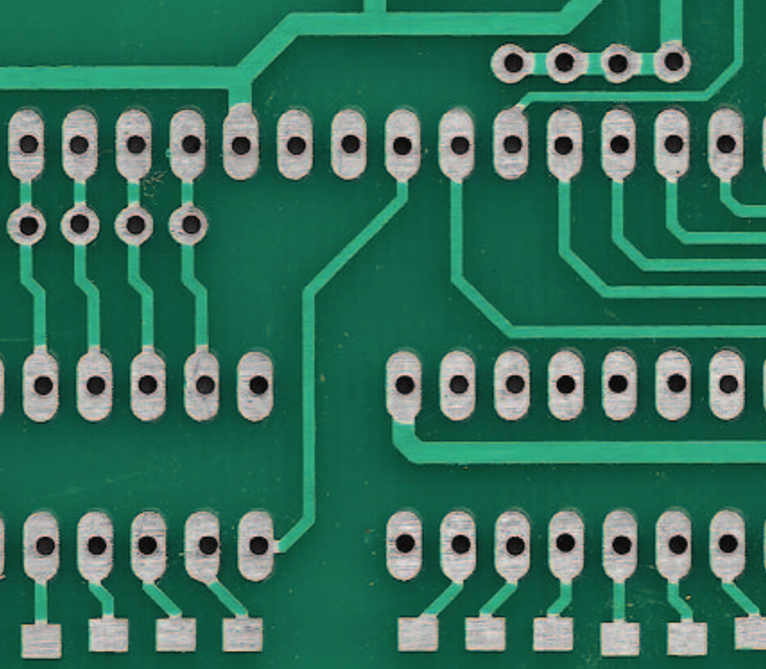
#> input picture Images/PCB1.png, 766 x 669 px
$ jupyter execute --allow-errors 'Defect Detection of PCB.ipynb'   (shell and % lines are left out)   (older library calls are emulated)
#> lines starting #> are read from the running program, lines starting #| are printed output that depends on the picture
[cell 1]
%cd Images

[cell 2]
import cv2
import numpy as np
from sklearn.cluster import KMeans
from matplotlib import pyplot as plt

[cell 3]
# 读取图片和基本数据
src = cv2.imread('PCB1.png')
#> src is the input picture: shape (669, 766, 3); mean B, G, R 91.4, 112.1, 51
dst = cv2.imread('PCB2.png')
src = cv2.cvtColor(src, cv2.COLOR_BGR2RGB)
#> (the rest of this cell did not finish here and is left out)

[cell 4]
# 采用sift描述子,提取特征
sift = cv2.xfeatures2d.SIFT_create()
kp1, des1 = sift.detectAndCompute(src,None)
#> kp1 = 1916 keypoints; strongest (x, y, size): (565, 385, 11.3), (618, 383, 11.1), (728, 543, 11.4), (405, 543, 11.5)
#> (the rest of this cell did not finish here and is left out)

[cell 5]
temp1 = cv2.cvtColor(src, cv2.COLOR_RGB2GRAY)
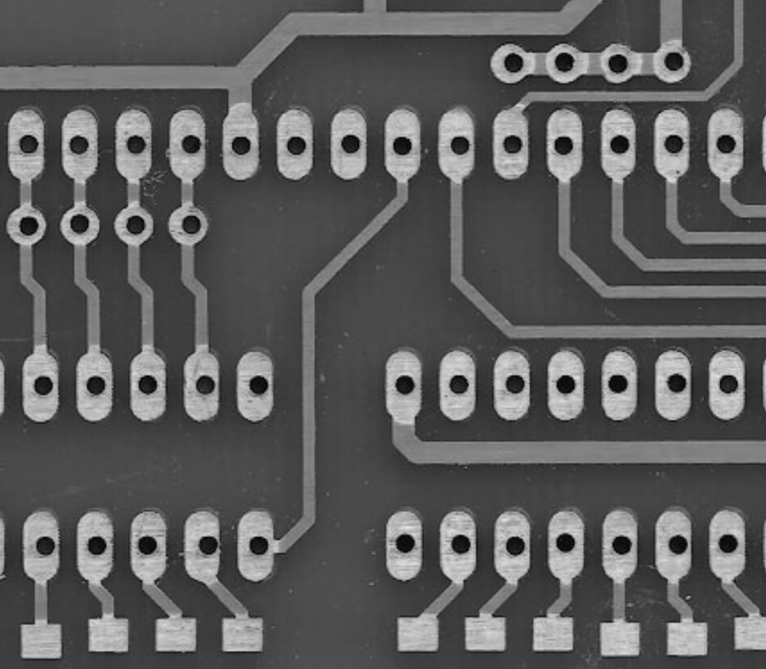
#> temp1: shape (669, 766); min 2, max 229, mean 91.5

plt.figure(figsize=(15, 15))
plt.subplot(4, 2, 1)
plt.title('Template image')
plt.imshow(temp1, 'gray')
plt.subplot(4, 2, 2)
_ = plt.hist(temp1.reshape(-1), bins=256, density=True,histtype='stepfilled', color='steelblue')

# 直方图均衡化
temp1 = cv2.normalize(temp1,None,0,255,cv2.NORM_MINMAX)
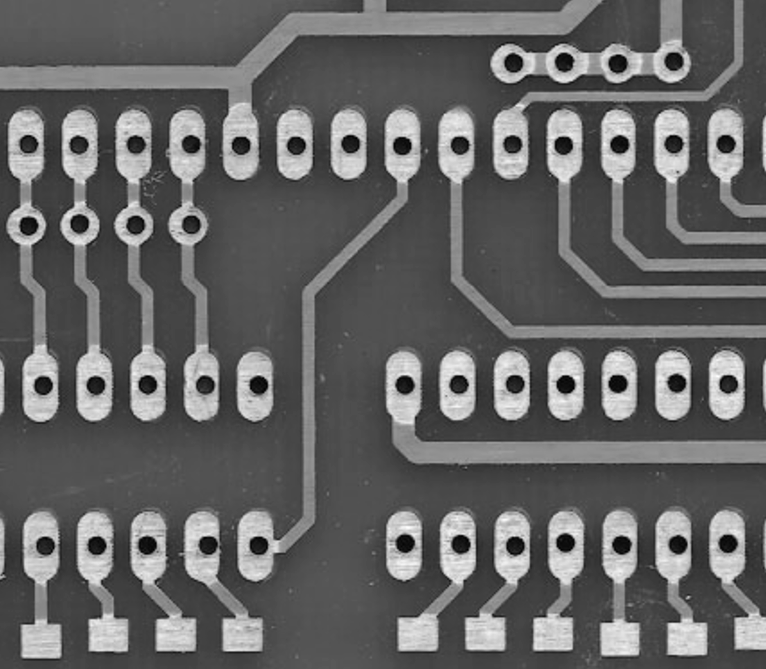
#> temp1: shape (669, 766); min 0, max 255, mean 100.6
plt.subplot(4, 2, 3)
plt.title('Template image after histogram equalization')
plt.imshow(temp1, 'gray')
plt.subplot(4, 2, 4)
_ = plt.hist(temp1.reshape(-1), bins=256, density=True,histtype='stepfilled', color='steelblue')

# 中值滤波
temp1 = cv2.medianBlur(temp1, 7)
plt.subplot(4, 2, 5)
plt.title('Template image after median filtering')
plt.imshow(temp1, 'gray')
plt.subplot(4, 2, 6)
_ = plt.hist(temp1.reshape(-1), bins=256, density=True,histtype='stepfilled', color='steelblue')

# 锐化
kernel = np.array([[0, -1, 0],
                   [-1, 5, -1],
                   [0, -1, 0]], dtype=np.float32)
temp1 = cv2.filter2D(temp1, -1, kernel)
plt.subplot(4, 2, 7)
plt.title('Template image after sharpening')
plt.imshow(temp1, 'gray')
plt.subplot(4, 2, 8)
_ = plt.hist(temp1.reshape(-1), bins=256, density=True,histtype='stepfilled', color='steelblue')
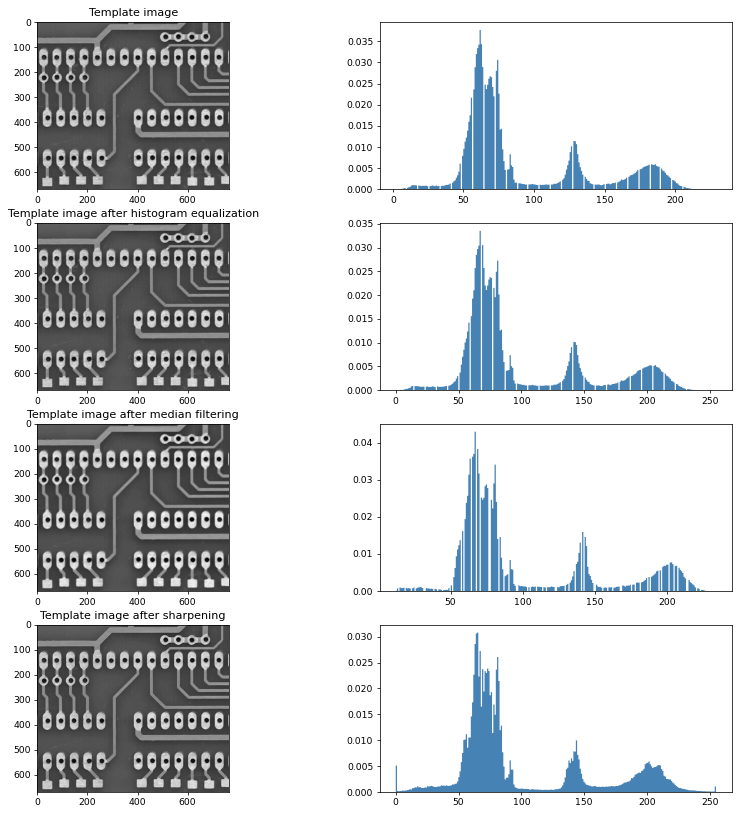
#> figure drawn by matplotlib, 8 panels
